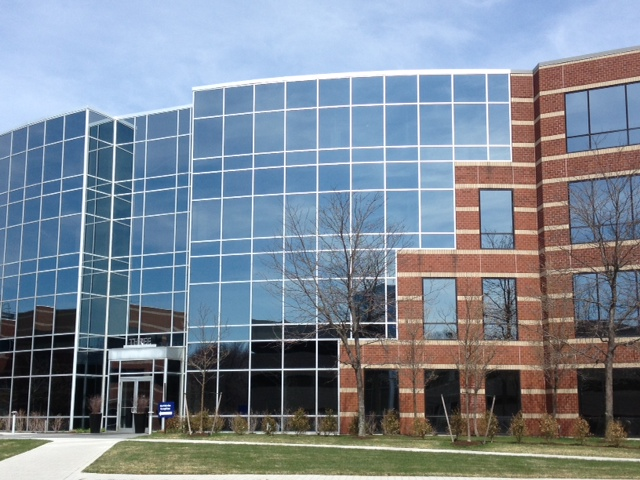
#> input picture deep-learning/images/building2.jpg, 640 x 480 px; its folder holds only this picture in this run
$ python -i image_stitching_from_scratch_final.py   (imports and definitions only)
#> lines starting #> are read from the running program, lines starting #| are printed output that depends on the picture
# -*- coding: utf-8 -*-
"""Image_Stitching_from_Scratch_Final.ipynb

Automatically generated by Colab.

Original file is located at
    https://colab.research.google.com/drive/1Zuq28wVsP_XLdwfQdGevDxXMgOuhXBQp
"""


import streamlit as st
import numpy as np
import cv2
from skimage import transform
from skimage.transform import rescale
from scipy.ndimage import gaussian_filter
from PIL import Image
import itertools
from collections import deque
import io

#st.set_page_config(layout="wide")
# [2 lines not run here, left out]

# --- SIFT Feature Extraction ---
# [123 lines left out: functions generate_keypoints_descriptors, match_descriptors, compute_homography, ransac, find_all_matches, compute_global_homographies and 1 more, not called in this run]

def crop_black_borders(image):
    image = (image * 255).astype(np.uint8)
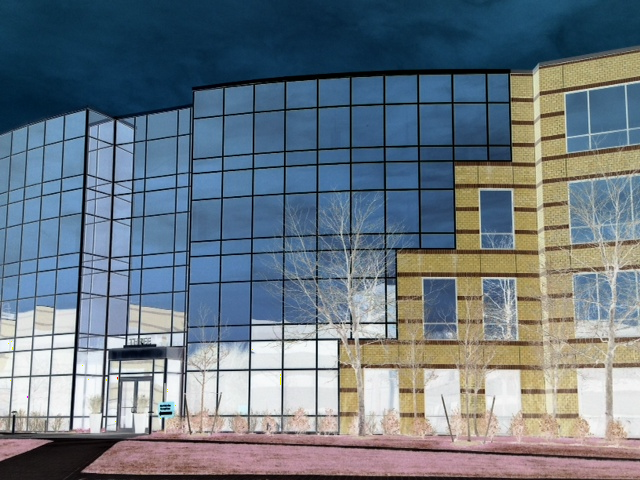
#> image: shape (480, 640, 3); mean of channels 0, 1, 2 131.2, 120.5, 107.7; drawn as B, G, R
    gray = cv2.cvtColor(image, cv2.COLOR_RGB2GRAY)
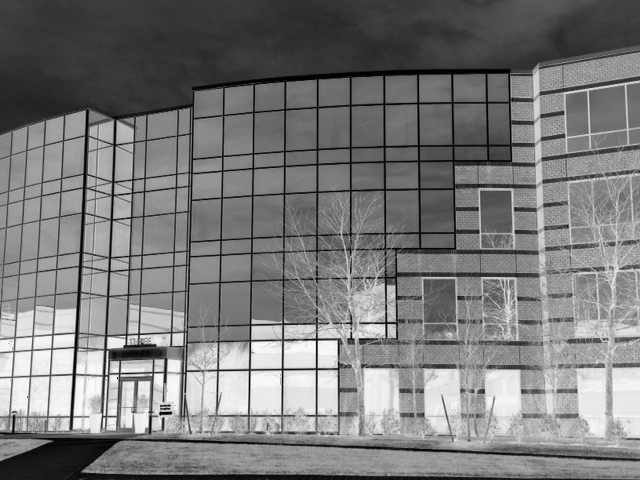
#> gray: shape (480, 640); min 1, max 254, mean 122.3
    mask = gray > 0
#> mask: shape (480, 640) bool; every value is 1
    mask_uint8 = mask.astype(np.uint8) * 255
#> mask_uint8: shape (480, 640); every value is 255
    contours, _ = cv2.findContours(mask_uint8, cv2.RETR_EXTERNAL, cv2.CHAIN_APPROX_SIMPLE)
#> contours = [[[0, 0], [0, 479], [639, 479], [639, 0]]]
    if not contours:
        return image
    x, y, w, h = cv2.boundingRect(max(contours, key=cv2.contourArea))
#> x = 0; y = 0; w = 640; h = 480
    return image[y:y+h, x:x+w]

# --- Main App Logic ---
# [26 lines not run here, left out]

>>> import cv2
>>> picture = cv2.cvtColor(cv2.imread('../deep-learning/images/building2.jpg'), cv2.COLOR_BGR2RGB)
>>> result = crop_black_borders(picture)

$ run again, on deep-learning/images/building3.jpg
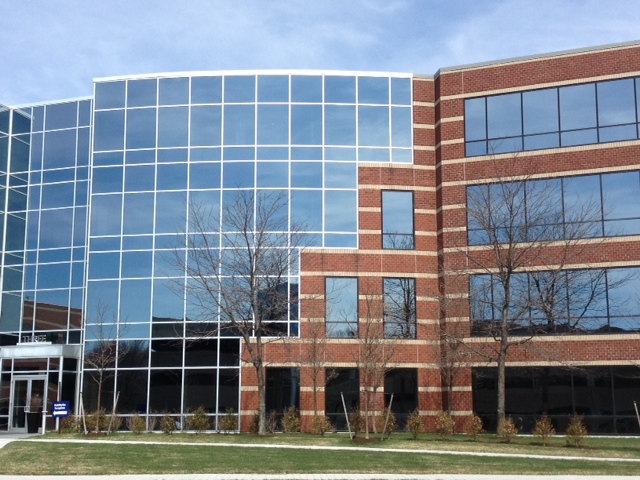
#> input picture deep-learning/images/building3.jpg, 640 x 480 px
#> in crop_black_borders, `image = (image * 255).astype(np.uint8)`:
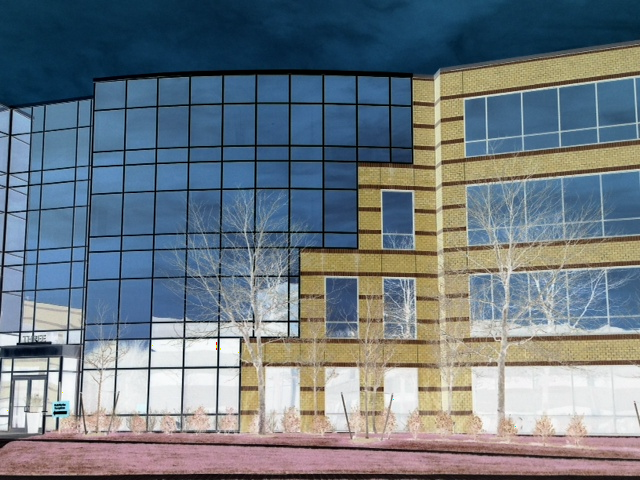
#> image: shape (480, 640, 3); mean of channels 0, 1, 2 130.8, 122.3, 111.1; drawn as B, G, R
#> in crop_black_borders, `gray = cv2.cvtColor(image, cv2.COLOR_RGB2GRAY)`:
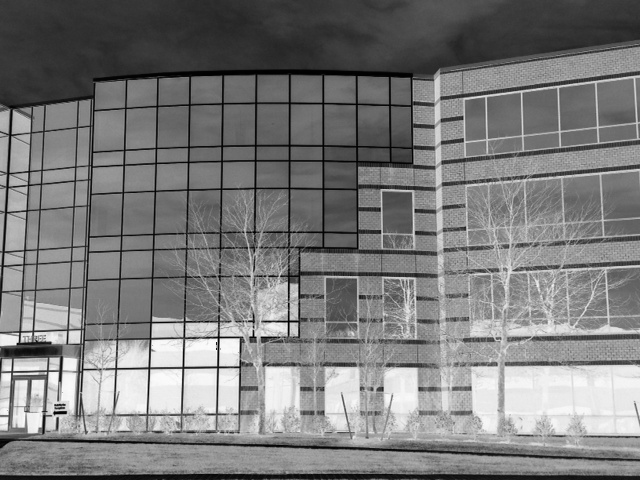
#> gray: shape (480, 640); min 1, max 254, mean 123.6
#> mask: shape (480, 640) bool; every value is 1
#> mask_uint8: shape (480, 640); every value is 255
#> contours = [[[0, 0], [0, 479], [639, 479], [639, 0]]]
#> x = 0; w = 640; h = 480
